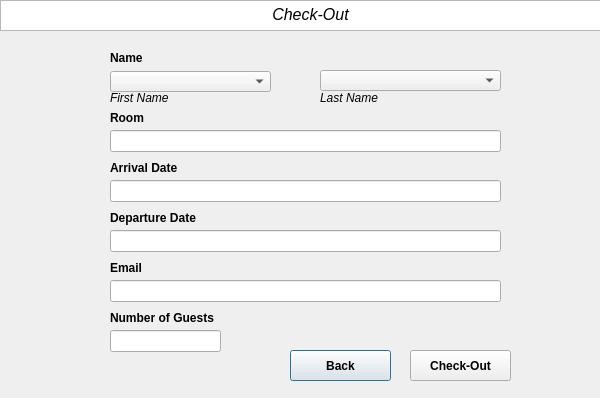
<?xml version="1.0" encoding="UTF-8"?>
<ui version="4.0">
 <class>CheckOutClass</class>
 <widget class="QDialog" name="CheckOutClass">
  <property name="geometry">
   <rect>
    <x>0</x>
    <y>0</y>
    <width>600</width>
    <height>398</height>
   </rect>
  </property>
  <property name="windowTitle">
   <string>CheckOut</string>
  </property>
  <widget class="QTextBrowser" name="textBrowser">
   <property name="geometry">
    <rect>
     <x>0</x>
     <y>0</y>
     <width>601</width>
     <height>31</height>
    </rect>
   </property>
   <property name="html">
    <string>&lt;!DOCTYPE HTML PUBLIC &quot;-//W3C//DTD HTML 4.0//EN&quot; &quot;http://www.w3.org/TR/REC-html40/strict.dtd&quot;&gt;
&lt;html&gt;&lt;head&gt;&lt;meta name=&quot;qrichtext&quot; content=&quot;1&quot; /&gt;&lt;meta charset=&quot;utf-8&quot; /&gt;&lt;style type=&quot;text/css&quot;&gt;
p, li { white-space: pre-wrap; }
hr { height: 1px; border-width: 0; }
li.unchecked::marker { content: &quot;\2610&quot;; }
li.checked::marker { content: &quot;\2612&quot;; }
&lt;/style&gt;&lt;/head&gt;&lt;body style=&quot; font-family:'Segoe UI'; font-size:9pt; font-weight:400; font-style:normal;&quot;&gt;
&lt;p align=&quot;center&quot; style=&quot; margin-top:0px; margin-bottom:0px; margin-left:0px; margin-right:0px; -qt-block-indent:0; text-indent:0px;&quot;&gt;      &lt;span style=&quot; font-family:'georgia','garamond','serif'; font-size:16px; font-style:italic;&quot;&gt;Check-Out&lt;/span&gt;&lt;/p&gt;&lt;/body&gt;&lt;/html&gt;</string>
   </property>
  </widget>
  <widget class="QLabel" name="label_2">
   <property name="geometry">
    <rect>
     <x>110</x>
     <y>90</y>
     <width>131</width>
     <height>16</height>
    </rect>
   </property>
   <property name="font">
    <font>
     <italic>true</italic>
     <strikeout>false</strikeout>
    </font>
   </property>
   <property name="text">
    <string>First Name</string>
   </property>
  </widget>
  <widget class="QComboBox" name="comboBox1">
   <property name="geometry">
    <rect>
     <x>320</x>
     <y>70</y>
     <width>181</width>
     <height>21</height>
    </rect>
   </property>
  </widget>
  <widget class="QLabel" name="label">
   <property name="geometry">
    <rect>
     <x>110</x>
     <y>50</y>
     <width>49</width>
     <height>16</height>
    </rect>
   </property>
   <property name="font">
    <font>
     <bold>true</bold>
     <strikeout>false</strikeout>
    </font>
   </property>
   <property name="text">
    <string>Name</string>
   </property>
  </widget>
  <widget class="QLineEdit" name="lineEdit_4">
   <property name="geometry">
    <rect>
     <x>110</x>
     <y>280</y>
     <width>391</width>
     <height>22</height>
    </rect>
   </property>
  </widget>
  <widget class="QLineEdit" name="lineEdit_3">
   <property name="geometry">
    <rect>
     <x>110</x>
     <y>230</y>
     <width>391</width>
     <height>22</height>
    </rect>
   </property>
  </widget>
  <widget class="QLabel" name="label_9">
   <property name="geometry">
    <rect>
     <x>110</x>
     <y>310</y>
     <width>111</width>
     <height>16</height>
    </rect>
   </property>
   <property name="font">
    <font>
     <bold>true</bold>
     <strikeout>false</strikeout>
    </font>
   </property>
   <property name="text">
    <string>Number of Guests</string>
   </property>
  </widget>
  <widget class="QLineEdit" name="lineEdit_2">
   <property name="geometry">
    <rect>
     <x>110</x>
     <y>180</y>
     <width>391</width>
     <height>22</height>
    </rect>
   </property>
  </widget>
  <widget class="QLabel" name="label_4">
   <property name="geometry">
    <rect>
     <x>320</x>
     <y>90</y>
     <width>131</width>
     <height>16</height>
    </rect>
   </property>
   <property name="font">
    <font>
     <italic>true</italic>
     <strikeout>false</strikeout>
    </font>
   </property>
   <property name="text">
    <string>Last Name</string>
   </property>
  </widget>
  <widget class="QPushButton" name="pushButton2">
   <property name="geometry">
    <rect>
     <x>290</x>
     <y>350</y>
     <width>101</width>
     <height>31</height>
    </rect>
   </property>
   <property name="font">
    <font>
     <bold>true</bold>
     <strikeout>false</strikeout>
    </font>
   </property>
   <property name="text">
    <string>Back</string>
   </property>
  </widget>
  <widget class="QLabel" name="label_8">
   <property name="geometry">
    <rect>
     <x>110</x>
     <y>210</y>
     <width>111</width>
     <height>16</height>
    </rect>
   </property>
   <property name="font">
    <font>
     <bold>true</bold>
     <strikeout>false</strikeout>
    </font>
   </property>
   <property name="text">
    <string>Departure Date</string>
   </property>
  </widget>
  <widget class="QLabel" name="label_5">
   <property name="geometry">
    <rect>
     <x>110</x>
     <y>110</y>
     <width>49</width>
     <height>16</height>
    </rect>
   </property>
   <property name="font">
    <font>
     <bold>true</bold>
     <strikeout>false</strikeout>
    </font>
   </property>
   <property name="text">
    <string>Room</string>
   </property>
  </widget>
  <widget class="QLineEdit" name="lineEdit_5">
   <property name="geometry">
    <rect>
     <x>110</x>
     <y>330</y>
     <width>111</width>
     <height>22</height>
    </rect>
   </property>
  </widget>
  <widget class="QComboBox" name="comboBox">
   <property name="geometry">
    <rect>
     <x>110</x>
     <y>71</y>
     <width>161</width>
     <height>21</height>
    </rect>
   </property>
  </widget>
  <widget class="QLabel" name="label_7">
   <property name="geometry">
    <rect>
     <x>110</x>
     <y>160</y>
     <width>71</width>
     <height>16</height>
    </rect>
   </property>
   <property name="font">
    <font>
     <bold>true</bold>
     <strikeout>false</strikeout>
    </font>
   </property>
   <property name="text">
    <string>Arrival Date </string>
   </property>
  </widget>
  <widget class="QLineEdit" name="lineEdit_1">
   <property name="geometry">
    <rect>
     <x>110</x>
     <y>130</y>
     <width>391</width>
     <height>22</height>
    </rect>
   </property>
  </widget>
  <widget class="QPushButton" name="pushButton1">
   <property name="geometry">
    <rect>
     <x>410</x>
     <y>350</y>
     <width>101</width>
     <height>31</height>
    </rect>
   </property>
   <property name="font">
    <font>
     <bold>true</bold>
     <strikeout>false</strikeout>
    </font>
   </property>
   <property name="styleSheet">
    <string notr="true"/>
   </property>
   <property name="text">
    <string>Check-Out</string>
   </property>
  </widget>
  <widget class="QLabel" name="label_6">
   <property name="geometry">
    <rect>
     <x>110</x>
     <y>260</y>
     <width>71</width>
     <height>16</height>
    </rect>
   </property>
   <property name="font">
    <font>
     <bold>true</bold>
     <strikeout>false</strikeout>
    </font>
   </property>
   <property name="text">
    <string>Email</string>
   </property>
  </widget>
 </widget>
 <layoutdefault spacing="6" margin="11"/>
 <resources/>
 <connections/>
</ui>
